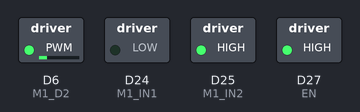
The sketch below on a simulated Arduino Zero (SAMD21). Shown: switched loads named in the sketch (green lamp = pin HIGH). What the sketch prints to the serial monitor is not drawn.

Above: at 0.05 s.
At 3.95 s:
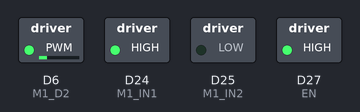
Timing chart, 0 to 4.6 s (numbered marks = the images above):
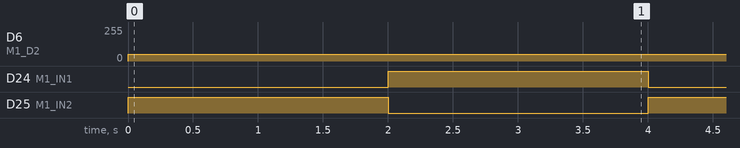

Measured:
- by itself, D6 (M1_D2): 0/255 → 49/255 at 0.00 s
- by itself, D24 (M1_IN1), D25 (M1_IN2): alternates HIGH for 2.0 s and LOW for 2.0 s

The sketch:

MotorDriver.ino
```cpp
//Test for the Motor Driver
//Robert Krug, Todor Stoyanov 13/06/2014

int M1_IN1=24; //Motor input 1
int M1_IN2=25; //Motor input 2
int M1_SF=26;  // Motor status flag
int EN =27;    //Driver board enable pin
int M1_D2=6;   // PWM pin

int count = 0;

void setup() {
  pinMode(M1_IN1,OUTPUT);
  pinMode(M1_IN2,OUTPUT);
  pinMode(M1_SF,INPUT);
  pinMode(EN,OUTPUT);
  pinMode(M1_D2,OUTPUT);

  analogWriteResolution(12); //sets the resolution of the analogWrite(...) function to 12 bit, i.e., between 0 - 4095

  Serial.begin(9600); //open a serial connection

  digitalWrite(EN,HIGH); //Enable the driver board
}

void loop()
{
  float control_value=200;

  //M1_IN1 and M1_IN2 set the direction
  if (count%2 == 0)
  {
    digitalWrite(M1_IN1,LOW);
    digitalWrite(M1_IN2,HIGH);
  }
  else
  {
    digitalWrite(M1_IN1,HIGH);
    digitalWrite(M1_IN2,LOW);
  }

  analogWrite(M1_D2, map(control_value, 0, 1023, 0, 4095)); //map the control value in the PWM range
  Serial.print(" , 12-bit PWM value : ");
  Serial.print(map(control_value, 0, 1023, 0, 4095));

  delay(2000); //wait 2 seconds

  count++;
}
```
